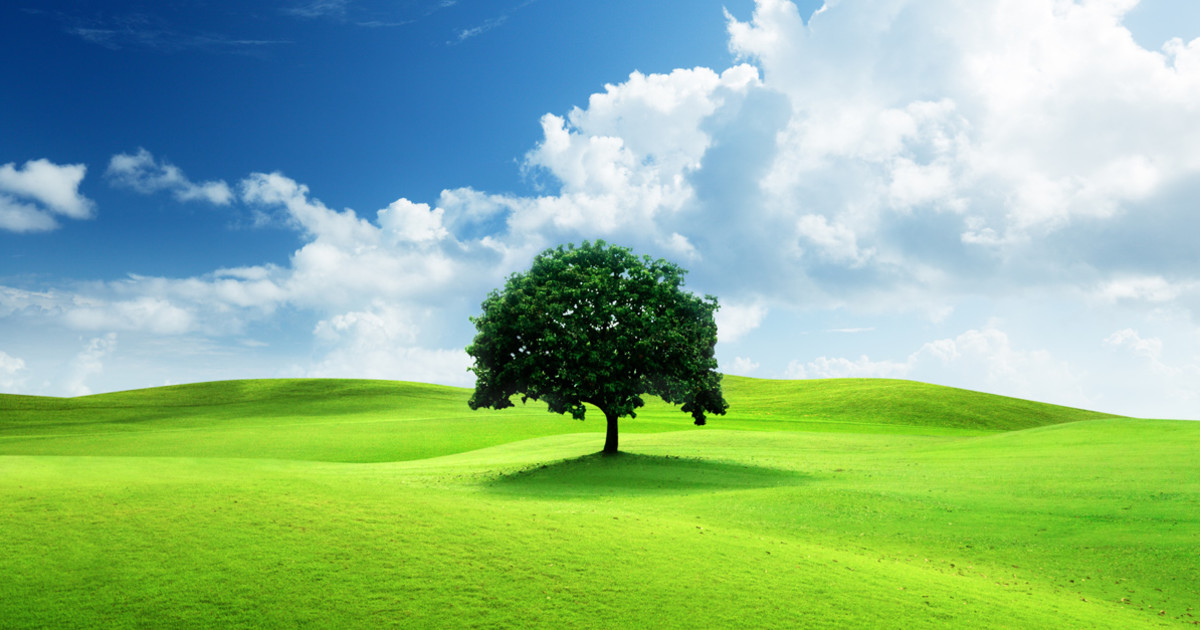
#> input picture nature.jpg, 1200 x 630 px, found by its file name
$ python 12.py   (older library calls are emulated)
#> lines starting #> are read from the running program, lines starting #| are printed output that depends on the picture
import cv2
import numpy as np

def apply_laplacian_filter(image):
    """Apply Laplacian sharpening filter to the image."""
    laplacian = cv2.Laplacian(image, cv2.CV_64F)
    sharpened_image = cv2.convertScaleAbs(laplacian)
    return sharpened_image

def main():
    # Load a grayscale image
    image = cv2.imread('P:\\PCA2_10071023015\\nature.jpg', cv2.IMREAD_GRAYSCALE)
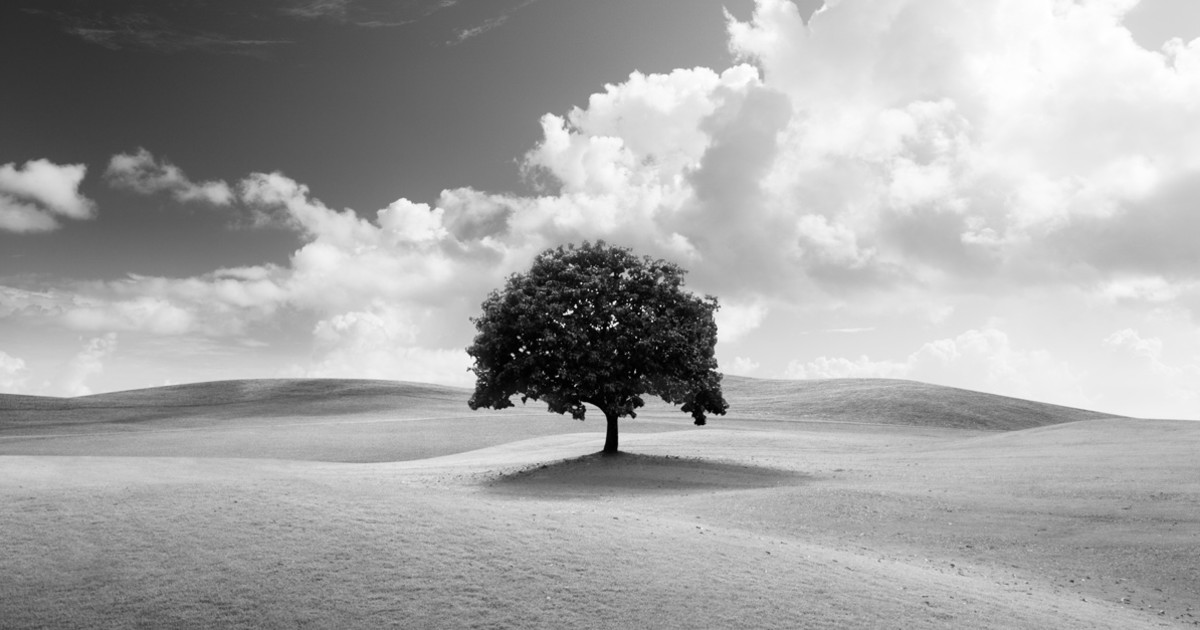
#> image: shape (630, 1200); min 0, max 255, mean 165.3

    if image is None:
        print("Error: Unable to load image. Check the file path.")
        return

    # Apply Laplacian filter
    laplacian_sharpened_image = apply_laplacian_filter(image)
#> in apply_laplacian_filter, `laplacian = cv2.Laplacian(image, cv2.CV_64F)`:
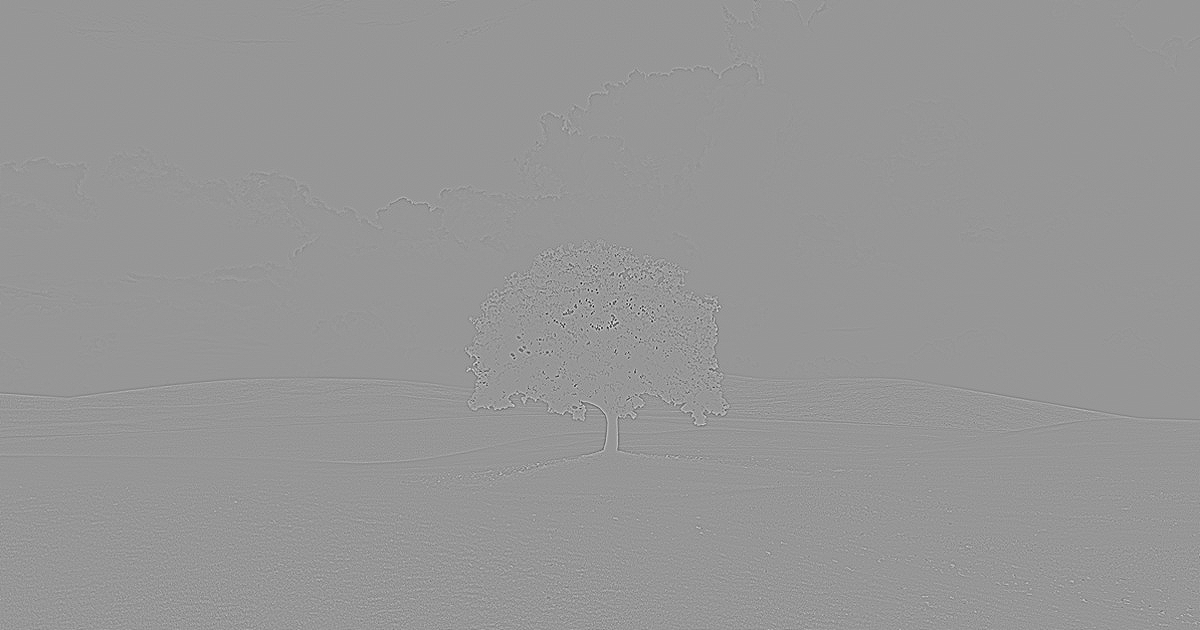
#> laplacian: shape (630, 1200) float64; min -390, max 270, mean 0; drawn with min black and max white
#> in apply_laplacian_filter, `sharpened_image = cv2.convertScaleAbs(laplacian)`:
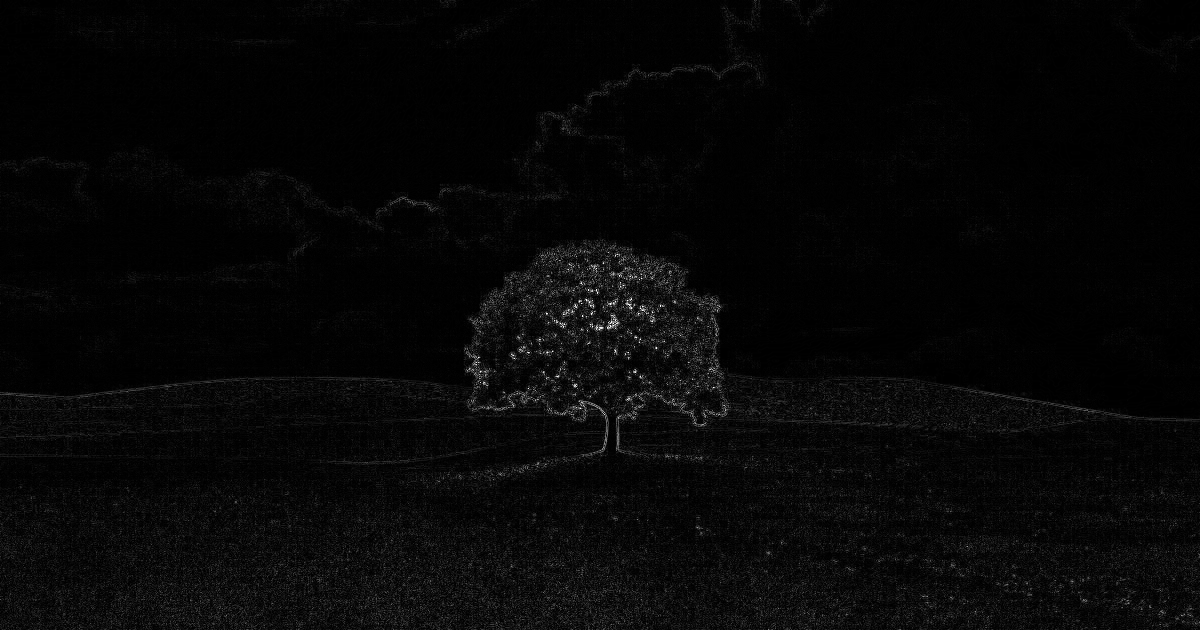
#> sharpened_image: shape (630, 1200); min 0, max 255, mean 6.7

    # Display results
    cv2.imshow('Original Image', image)
    cv2.imshow('Laplacian Sharpened Image', laplacian_sharpened_image)

    cv2.waitKey(0)
    cv2.destroyAllWindows()

if __name__ == "__main__":
    main()

$ run again, with image.jpg copied over nature.jpg
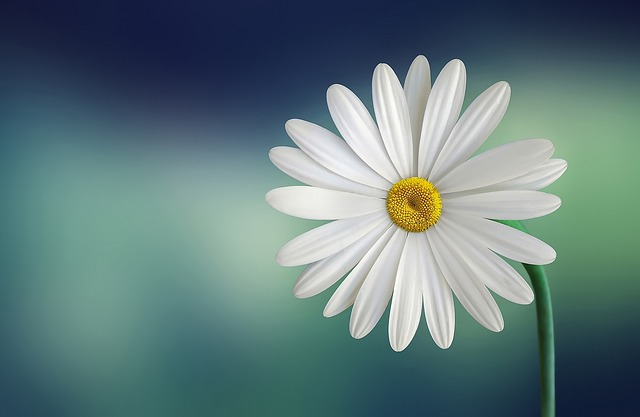
#> input picture image.jpg, 640 x 417 px, found by its file name
#> in apply_laplacian_filter, `laplacian = cv2.Laplacian(image, cv2.CV_64F)`:
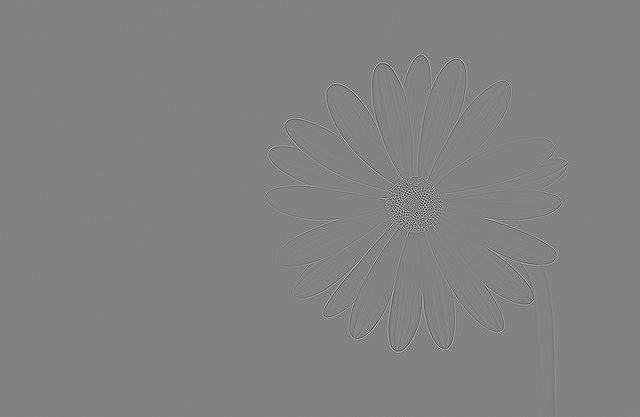
#> laplacian: shape (417, 640) float64; min -607, max 585, mean 0; drawn with min black and max white
#> in apply_laplacian_filter, `sharpened_image = cv2.convertScaleAbs(laplacian)`:
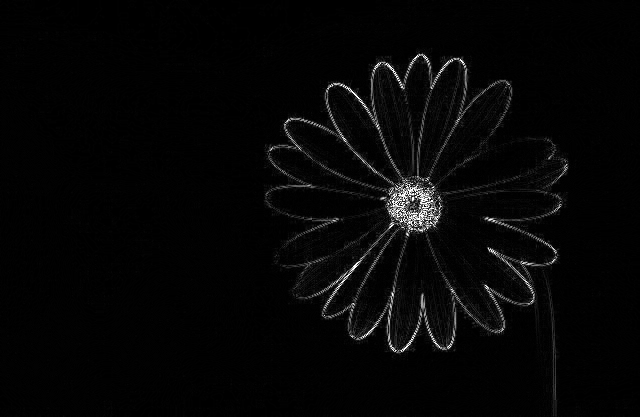
#> sharpened_image: shape (417, 640); min 0, max 255, mean 6
